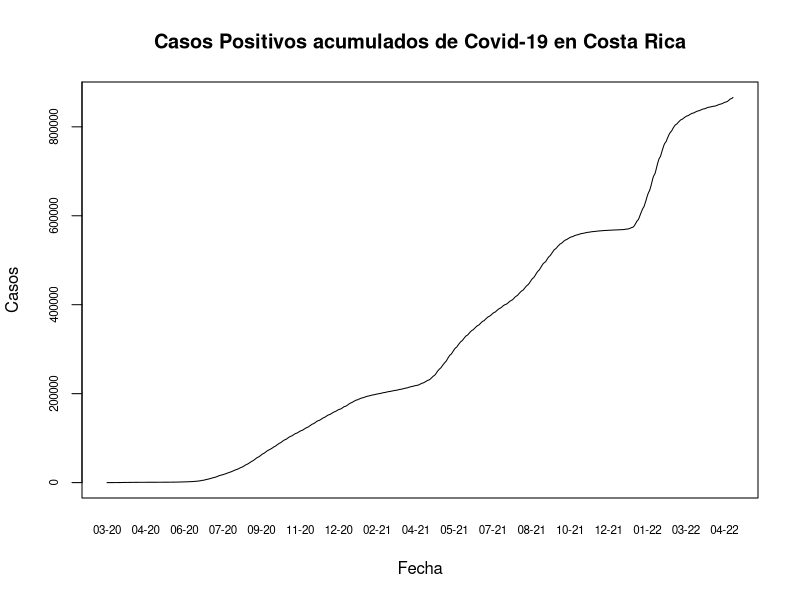

This figure's R source:
## ---- chunk 1
knitr::opts_chunk$set(echo = TRUE)
## ---- chunk 2
covid <- read.csv(file="05_10_22_CSV_GENERAL.csv", sep = ";")
## ---- chunk 3
options(scipen = 7)
## ---- chunk 4
covid$FECHA <- as.Date(covid$FECHA, format = "%d/%m/%Y")
## ---- chunk 5
plot(x = covid$FECHA, y = covid$positivos, main = "Casos Positivos acumulados de Covid-19 en Costa Rica", 
     type = "l",
     xlab = "Fecha",
     ylab = "Casos", 
     xaxt = "n", 
     yaxt = "n")

# Formato del eje X
axis(side = 1,
     covid$FECHA,
     tick = FALSE,
     format(covid$FECHA, "%m-%y"),
     cex.axis = .7)  


# Formato del eje Y
axis(
  side = 2,
  covid$positivos,
  labels = TRUE,  
  at = seq(0, 1000000, by = 200000),
  cex.axis = .7
)



